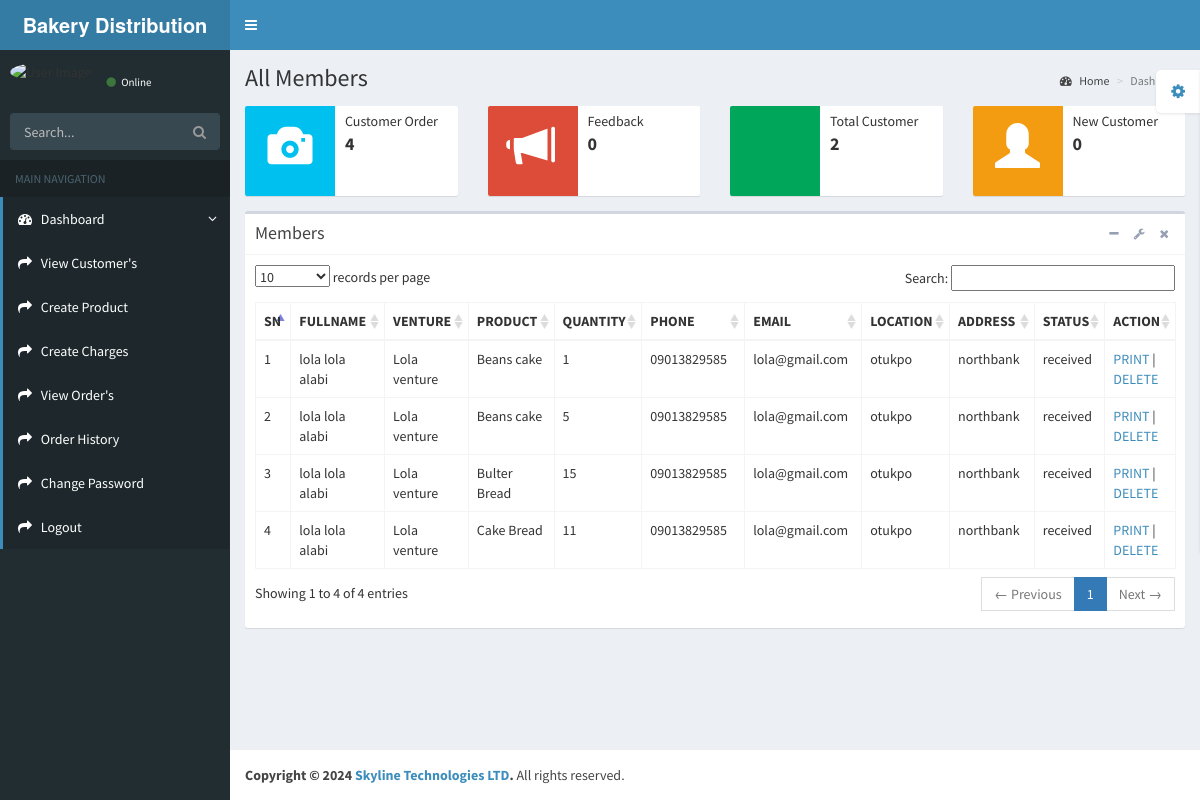
Page /admin/orderHistory.php on the committed database.
### tables this page shows
CREATE TABLE `customer_order` (
  `or_id` int(11) NOT NULL,
  `cus_id` varchar(60) NOT NULL,
  `p_id` varchar(60) NOT NULL,
  `product_qty` int(11) NOT NULL,
  `date_ordered` datetime NOT NULL,
  `status` varchar(20) NOT NULL
);

CREATE TABLE `customer` (
  `cus_id` varchar(60) NOT NULL,
  `fullname` varchar(60) NOT NULL,
  `venture` varchar(60) NOT NULL,
  `gender` varchar(8) NOT NULL,
  `phone` varchar(15) NOT NULL,
  `email` varchar(60) NOT NULL,
  `location` varchar(60) NOT NULL,
  `address` varchar(500) NOT NULL,
  `reg_date` date NOT NULL
);

CREATE TABLE `product` (
  `p_id` varchar(40) NOT NULL,
  `product_name` varchar(60) NOT NULL,
  `product_price` varchar(20) NOT NULL,
  `product_image` varchar(60) NOT NULL,
  `date` date NOT NULL
);

### admin/orderHistory.php (the view, shortened to what this page needs)
<?php
include '../include/connection.php';
?>
<!DOCTYPE html>
<html>
    <head>
        <link href="bootstrap/css/bootstrap.min.css" rel="stylesheet" type="text/css" />
        <link href="https://maxcdn.bootstrapcdn.com/font-awesome/4.3.0/css/font-awesome.min.css" rel="stylesheet" type="text/css" />
        <link href="http://code.ionicframework.com/ionicons/2.0.0/css/ionicons.min.css" rel="stylesheet" type="text/css" />
        <link href="plugins/datatables/dataTables.bootstrap.css" rel="stylesheet" type="text/css" />
        <link href="dist/css/AdminLTE.min.css" rel="stylesheet" type="text/css" />
        <link href="dist/css/skins/_all-skins.min.css" rel="stylesheet" type="text/css" />
    </head>
    <body class="skin-blue">
        <div class="wrapper">
            <?php
            include 'includes/header.php';
            ?>
            <?php
            include 'includes/sidebar.php';
            ?>
            <div class="content-wrapper">
                <section class="content-header">
                    <h1>
                        All Members
                    </h1>
                    <ol class="breadcrumb">
                        <li><a href="index.php"><i class="fa fa-dashboard"></i> Home</a></li>
                        <li class="active">Dashboard</li>
                    </ol>
                </section>
                <section class="content">
                    <div class="row">
                        <div class="col-md-3 col-sm-6 col-xs-12">
                            <div class="info-box">
                                <span class="info-box-icon bg-aqua"><i class=" glyphicon glyphicon-camera"></i></span>
                                <div class="info-box-content">
                                    <?php
                                    $num = mysqli_num_rows(mysqli_query($conn, "select * from customer_order"));
                                    ?>
                                    <span class="info-box-text">Customer Order</span>
                                    <span class="info-box-number"><?php echo $num; ?></span>
                                </div>
                            </div>
                        </div>
                        <div class="col-md-3 col-sm-6 col-xs-12">
                            <div class="info-box">
                                <span class="info-box-icon bg-red"><i class="glyphicon glyphicon-bullhorn"></i></span>
                                <div class="info-box-content">
                                    <?php
                                    $customer_feedbacks = mysqli_num_rows(mysqli_query($conn, "select * from contact"));
                                    ?>
                                    <span class="info-box-text">Feedback</span>
                                    <span class="info-box-number"><?php echo $customer_feedbacks; ?></span>
                                </div>
                            </div>
                        </div>
                        <div class="col-md-3 col-sm-6 col-xs-12">
                            <div class="info-box">
                                <span class="info-box-icon bg-green"><i class="ion ion-ios-people-outline"></i></span>
                                <div class="info-box-content">
                                    <?php
                                    $customer_num = mysqli_num_rows(mysqli_query($conn, "select * from customer"));
                                    ?>
                                    <span class="info-box-text">Total Customer</span>
                                    <span class="info-box-number"><?php echo $customer_num; ?></span>
                                </div>
                            </div>
                        </div>
                        <div class="col-md-3 col-sm-6 col-xs-12">
                            <div class="info-box">
                                <span class="info-box-icon bg-yellow"><i  class=" glyphicon glyphicon-user"></i></span>
                                <div class="info-box-content">
                                    <span class="info-box-text">New Customer</span>
                                    <?php
                                    $interval = "2 months";
                                    $date = date("Y-m-d");
                                    $date_object = date_create($date);
                                    $added_date = date_sub($date_object, date_interval_create_from_date_string($interval));
                                    $new_customer_date_range = date_format($added_date, "Y-m-d");
                                    $new_customer = mysqli_num_rows(mysqli_query($conn, "select * from customer where reg_date > '$new_customer_date_range'"));
                                    ?>
                                    <span class="info-box-number"><?php echo $new_customer; ?></span>
                                </div>
                            </div>
                        </div>
                    </div>
                    <div class="row">
                        <div class="col-md-12">
                            <div class="box">
                                <div class="box-header with-border">
                                    <h3 class="box-title">Members</h3>
                                    <div class="box-tools pull-right">
                                        <button class="btn btn-box-tool" data-widget="collapse"><i class="fa fa-minus"></i></button>
                                        <div class="btn-group">
                                            <button class="btn btn-box-tool dropdown-toggle" data-toggle="dropdown"><i class="fa fa-wrench"></i></button>
                                        </div>
                                        <button class="btn btn-box-tool" data-widget="remove"><i class="fa fa-times"></i></button>
                                    </div>
                                </div>
                                <div class="box-body" style="overflow-x: scroll;">
                                    <table id="example1" class="table table-bordered table-hover">
                                        <thead>
                                            <tr>
                                                <th>SN</th>
                                                <th>FULLNAME</th>
                                                <th>VENTURE</th>
                                                <th>PRODUCT</th>
                                                <th>QUANTITY</th>
                                                <th>PHONE</th>
                                                <th>EMAIL</th>
                                                <th>LOCATION</th>
                                                <th>ADDRESS</th>
                                                <th>STATUS</th>
                                                <th>ACTION</th>
                                            </tr>
                                        </thead>
                                        <tbody>
                                            <?php
                                            $result = mysqli_query($conn, "select * from customer_order");
                                            $a = 1;
                                            while ($row = mysqli_fetch_array($result)) {
                                                $prod_id = $row["p_id"];
                                                $cus_name = $row["cus_id"];
                                                $rw1 = mysqli_fetch_array(mysqli_query($conn, "select * from product where p_id ='$prod_id'"));
                                                $prud_name = $rw1["product_name"];
                                                $rw2 = mysqli_fetch_array(mysqli_query($conn, "select * from customer where cus_id ='$cus_name'"));
                                                $get_name = $rw2["fullname"];
                                                $get_venture = $rw2["venture"];
                                                $get_location = $rw2["location"];
                                                $get_address = $rw2["address"];
                                                $get_phone = $rw2["phone"];
                                                $get_email = $rw2["email"];
                                                ?>
                                                <tr>
                                                    <td><?php echo $a; ?></td>
                                                    <td><?php echo $get_name; ?></td>
                                                    <td><?php echo $get_venture; ?></td>
                                                    <td><?php echo $prud_name ?></td>
                                                    <td><?php echo $row["product_qty"]; ?></td>
                                                    <td> <?php echo $get_phone; ?></td>
                                                    <td> <?php echo $get_email; ?></td>
                                                    <td> <?php echo $get_location; ?></td>
                                                    <td> <?php echo $get_address; ?></td>
                                                    <td><?php echo $row["status"]; ?></td>
                                                    <td>
                                                        <a href="viewprintproduct.php?m=<?php echo base64_encode($cus_name); ?>">PRINT</a> |
                                                        <a href="vieworder.php?del_id=<?php echo $row['p_id']; ?>">DELETE</a>
                                                    </td>
                                                </tr>
                                                <?php
                                                $a++;
                                            }
                                            ?>
                                        </tbody>
                                    </table>
                                </div>
                            </div>
                        </div>
                    </div>
                </section>
            </div>
            <?php
            include 'includes/footer.php';
            ?>
        </div>
    </body>
</html>

### rows in the picture
customer_order: customer.fullname "lola lola alabi", customer.venture "Lola venture", p.product_name "Beans cake", product_qty "1", customer.phone "09013829585", customer.email "lola@gmail.com", customer.location "otukpo", customer.address "northbank", status "received"
customer_order: customer.fullname "lola lola alabi", customer.venture "Lola venture", p.product_name "Beans cake", product_qty "5", customer.phone "09013829585", customer.email "lola@gmail.com", customer.location "otukpo", customer.address "northbank", status "received"
customer_order: customer.fullname "lola lola alabi", customer.venture "Lola venture", p.product_name "Bulter Bread", product_qty "15", customer.phone "09013829585", customer.email "lola@gmail.com", customer.location "otukpo", customer.address "northbank", status "received"
customer_order: customer.fullname "lola lola alabi", customer.venture "Lola venture", p.product_name "Cake Bread", product_qty "11", customer.phone "09013829585", customer.email "lola@gmail.com", customer.location "otukpo", customer.address "northbank", status "received"

### other values in the picture
$num "4"
$customer_feedbacks "0"
$customer_num "2"
$new_customer "0"
